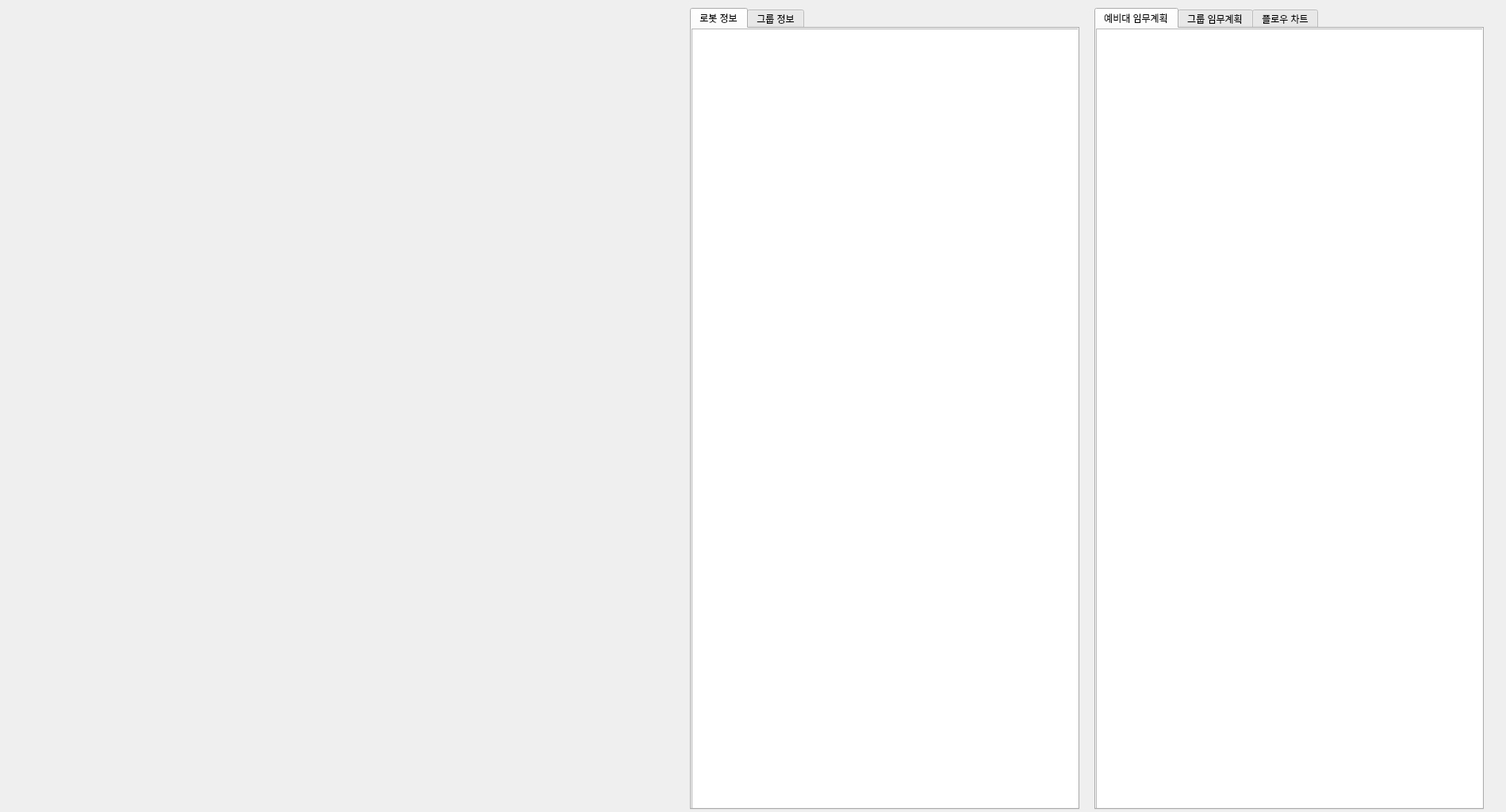
<?xml version="1.0" encoding="UTF-8"?>
<ui version="4.0">
 <class>Form</class>
 <widget class="QWidget" name="Form">
  <property name="geometry">
   <rect>
    <x>0</x>
    <y>0</y>
    <width>1899</width>
    <height>1024</height>
   </rect>
  </property>
  <property name="windowTitle">
   <string>Form</string>
  </property>
  <widget class="QTabWidget" name="swarm_info_tab">
   <property name="geometry">
    <rect>
     <x>870</x>
     <y>10</y>
     <width>491</width>
     <height>1011</height>
    </rect>
   </property>
   <property name="currentIndex">
    <number>0</number>
   </property>
   <widget class="QWidget" name="robot_info_tab">
    <attribute name="title">
     <string>로봇 정보</string>
    </attribute>
    <widget class="QTableWidget" name="robot_table">
     <property name="geometry">
      <rect>
       <x>0</x>
       <y>0</y>
       <width>491</width>
       <height>991</height>
      </rect>
     </property>
    </widget>
   </widget>
   <widget class="QWidget" name="group_info_tab">
    <attribute name="title">
     <string>그룹 정보</string>
    </attribute>
    <widget class="QTableWidget" name="group_table">
     <property name="geometry">
      <rect>
       <x>0</x>
       <y>0</y>
       <width>1041</width>
       <height>981</height>
      </rect>
     </property>
    </widget>
   </widget>
  </widget>
  <widget class="QTabWidget" name="mp_info_tab_2">
   <property name="geometry">
    <rect>
     <x>1380</x>
     <y>10</y>
     <width>491</width>
     <height>1011</height>
    </rect>
   </property>
   <property name="currentIndex">
    <number>0</number>
   </property>
   <widget class="QWidget" name="robot_mp_tab">
    <attribute name="title">
     <string>예비대 임무계획</string>
    </attribute>
    <widget class="QTableWidget" name="robot_table_2">
     <property name="geometry">
      <rect>
       <x>0</x>
       <y>0</y>
       <width>491</width>
       <height>991</height>
      </rect>
     </property>
    </widget>
   </widget>
   <widget class="QWidget" name="group_mp_tab">
    <attribute name="title">
     <string>그룹 임무계획</string>
    </attribute>
    <widget class="QTableWidget" name="group_table_2">
     <property name="geometry">
      <rect>
       <x>0</x>
       <y>0</y>
       <width>1041</width>
       <height>981</height>
      </rect>
     </property>
    </widget>
   </widget>
   <widget class="QWidget" name="flowchart_tab">
    <attribute name="title">
     <string>플로우 차트</string>
    </attribute>
   </widget>
  </widget>
  <widget class="QWidget" name="verticalLayoutWidget">
   <property name="geometry">
    <rect>
     <x>10</x>
     <y>10</y>
     <width>851</width>
     <height>1011</height>
    </rect>
   </property>
   <layout class="QVBoxLayout" name="plotLayout"/>
  </widget>
 </widget>
 <resources/>
 <connections/>
</ui>
